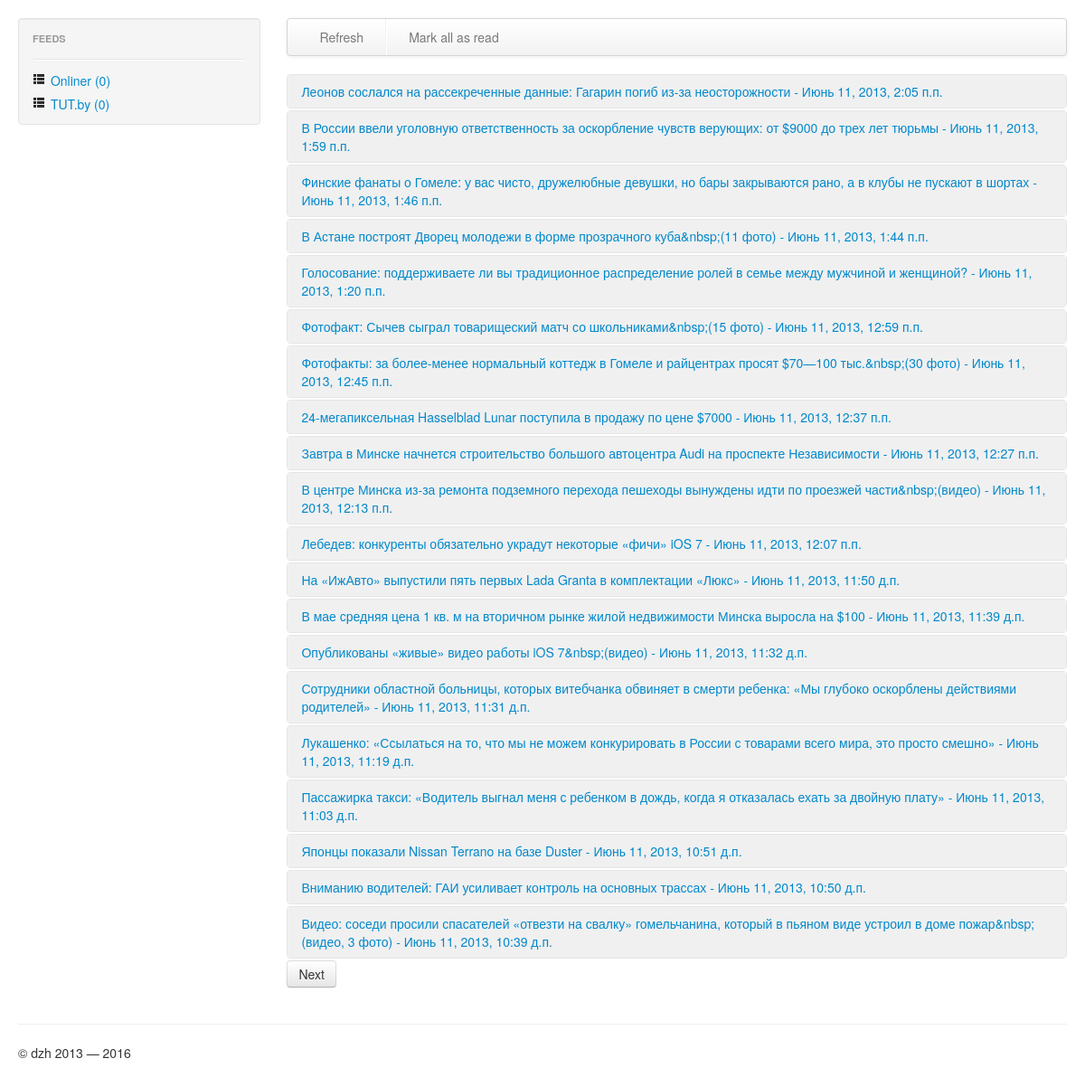
The page /reader/feeds/1/page on the database as committed earlier.
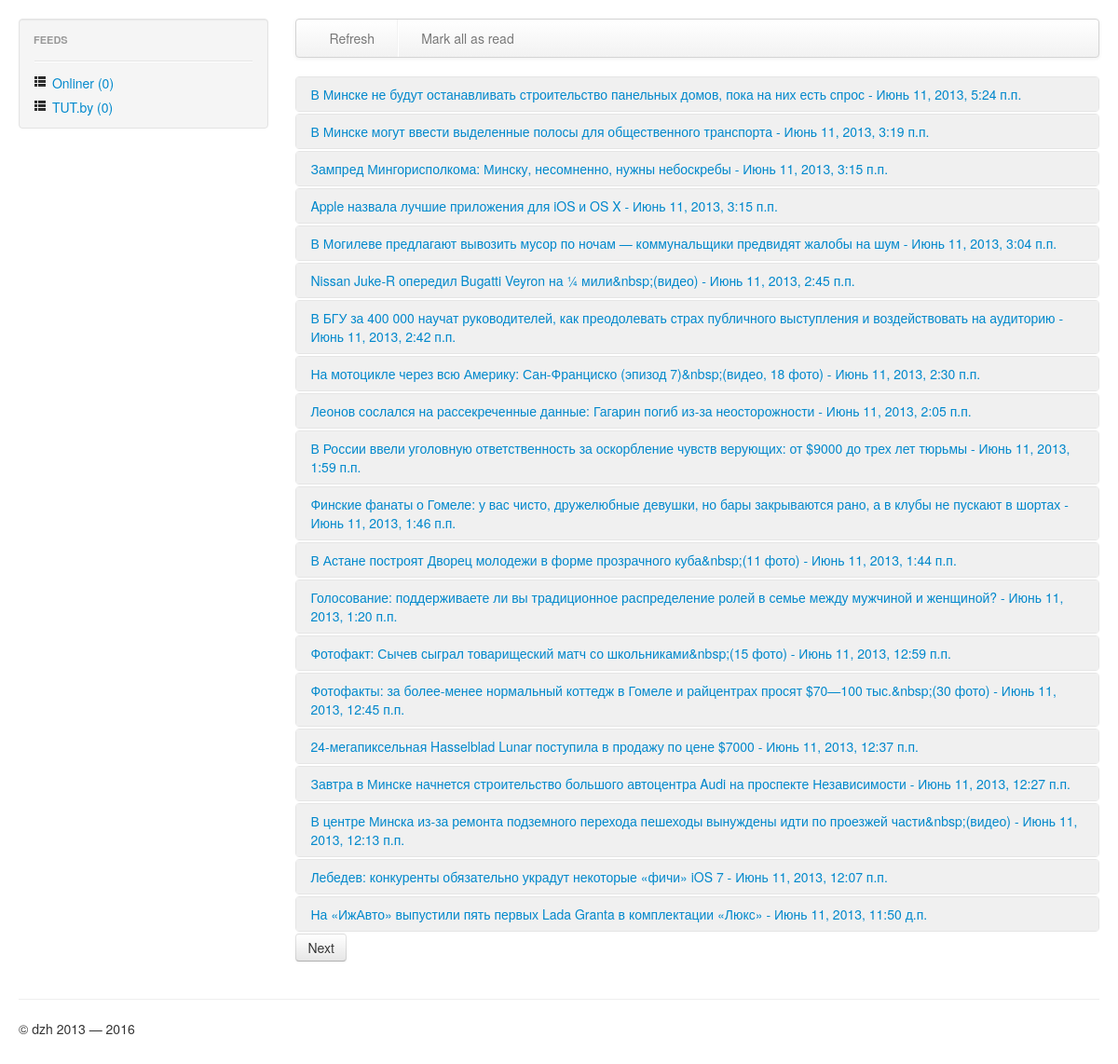
The same page on the database as committed later.
### reader/models.py (models this page shows, shortened)
class Feed(models.Model):
    name = models.CharField(max_length=255)
    link = models.URLField(max_length=255)
    stared = models.BooleanField(default=False)

class NewsLine(models.Model):
    feed = models.ForeignKey(Feed)
    published = models.DateTimeField()
    title = models.CharField(max_length=255)
    summary = models.TextField()
    link_id = models.CharField(max_length=255)
    readed = models.BooleanField(default=False)
    class Meta:
        unique_together = ('feed', 'link_id')

### reader/views.py (the view)
class NewsLineView(ListView):
    model = NewsLine
    paginate_by = 20
    def get_queryset(self):
        cnt = 1000
        return NewsLine.objects.filter(feed__exact=self.kwargs['pk']).\
            order_by('-published')[:cnt]

### reader/templatetags/showfeeds.py (called while the page is built)
@register.inclusion_tag('reader/reader_feeds.html')
def show_feeds():
    feeds = Feed.objects.all()
    feeds_with_cnt = []
    for feed in feeds:
        newslines = NewsLine.objects.filter(feed__exact=feed.id). \
            exclude(readed__exact=True)
        feeds_with_cnt.append((newslines.count(), feed))
    return {'feeds': feeds_with_cnt}

### reader/templates/reader/newsline_list.html (shortened to what this page needs)
{% extends "base.html" %}
{% block content %}
{% for item in object_list %}
<div class="accordion-group">
    <div class="accordion-heading {% if item.readed %} readed {% endif %}">
        <a class="accordion-toggle" data-toggle="collapse" data-parent="#news" href="#item{{ item.id }}" value="{{ item.id }}">{{ item.title }} - {{ item.published }}</a>
    </div>
</div>
{% endfor %}
<div>
    {% if page_obj.has_next %}
    <a href="page{{ page_obj.next_page_number }}">
    <button id="btn_nextnews" type="button" class="btn">Next</button>
    </a>
    {% endif %}
</div>
{% endblock %}

### templates/base.html (shortened to what this page needs)
{% load staticfiles %}
{% load showfeeds %}
<!DOCTYPE HTML PUBLIC "-//W3C//DTD HTML 4.01//EN"
    "http://www.w3.org/TR/html4/strict.dtd">
<html>
  <head>
    <link href="{% static 'css/bootstrap.min.css' %}" rel="stylesheet">
    <link href="{% static 'css/bootstrap-responsive.min.css' %}" rel="stylesheet">
  </head>
  <body>
    <div class="container-fluid">
      <div class="row-fluid">
        <div class="span3">
          <div class="well sidebar-nav">
            {% show_feeds %}
          </div>
        </div>
        <div class="span9">
          <div class="navbar">
          	<div class="navbar-inner">
          		<ul class="nav">
          			<li id="btn_refresh"><a href="#">Refresh</a></li>
          			<li class="divider-vertical"></li>
          			<li id="btn_markasread"><a href="#">Mark all as read</a></li>
          		</ul>
          	</div>
          </div>
          <div id="news" class="accordion">
            {% block content %}
            {% endblock %}
          </div>
        </div>
      </div>
      <hr>
      <footer>
        <p>&copy; dzh 2013 &mdash; 2016</p>
      </footer>
    </div>
  </body>
</html>

### reader/templates/reader/reader_feeds.html
<ul class="nav nav-list">
    <li class="nav-header">Feeds</li>
    <li class="divider"></li>
    {% for unread_cnt, item in feeds %}
    <li>
    	<a href="{% url 'feed_news' item.id %}">
    		{% if item.stared %}
  				<i class="icon-star"></i>
  			{% else %}
  				<i class="icon-th-list"></i>
  			{% endif %}
    		{{ item.name }} ({{ unread_cnt }})
    	</a>
    </li>
    {% endfor %}
</ul>

### templates/base.html (style rules this page uses)
body { padding-top: 20px; padding-bottom: 40px; }
.sidebar-nav { padding: 9px 0; }
div.readed { background-color: #F0F0F0; }

Rows that differ between the two databases and show on the page:
no longer on this page (row unchanged): NewsLine: {{ item.id }} 561 (drawn), title "В мае средняя цена 1 кв. м на вторичном рынке жилой недвижимости Минска выросла на $100", published "Июнь 11, 2013, 11:39 д.п."
no longer on this page (row unchanged): NewsLine: {{ item.id }} 562 (drawn), title "Опубликованы «живые» видео работы iOS 7&nbsp;(видео)", published "Июнь 11, 2013, 11:32 д.п."
no longer on this page (row unchanged): NewsLine: {{ item.id }} 563 (drawn), title "Сотрудники областной больницы, которых витебчанка обвиняет в смерти ребенка: «Мы глубоко оскорблены действиями родителей»", published "Июнь 11, 2013, 11:31 д.п."
no longer on this page (row unchanged): NewsLine: {{ item.id }} 564 (drawn), title "Лукашенко: «Ссылаться на то, что мы не можем конкурировать в России с товарами всего мира, это просто смешно»", published "Июнь 11, 2013, 11:19 д.п."
no longer on this page (row unchanged): NewsLine: {{ item.id }} 565 (drawn), title "Пассажирка такси: «Водитель выгнал меня с ребенком в дождь, когда я отказалась ехать за двойную плату»", published "Июнь 11, 2013, 11:03 д.п."
no longer on this page (row unchanged): NewsLine: {{ item.id }} 566 (drawn), title "Японцы показали Nissan Terrano на базе Duster", published "Июнь 11, 2013, 10:51 д.п."
no longer on this page (row unchanged): NewsLine: {{ item.id }} 567 (drawn), title "Вниманию водителей: ГАИ усиливает контроль на основных трассах", published "Июнь 11, 2013, 10:50 д.п."
no longer on this page (row unchanged): NewsLine: {{ item.id }} 568 (drawn), title "Видео: соседи просили спасателей «отвезти на свалку» гомельчанина, который в пьяном виде устроил в доме пожар&nbsp;(видео, 3 фото)", published "Июнь 11, 2013, 10:39 д.п."
added NewsLine: {{ item.id }} 698 (drawn), title "В Минске не будут останавливать строительство панельных домов, пока на них есть спрос", published "Июнь 11, 2013, 5:24 п.п."
added NewsLine: {{ item.id }} 699 (drawn), title "В Минске могут ввести выделенные полосы для общественного транспорта", published "Июнь 11, 2013, 3:19 п.п."
added NewsLine: {{ item.id }} 700 (drawn), title "Зампред Мингорисполкома: Минску, несомненно, нужны небоскребы", published "Июнь 11, 2013, 3:15 п.п."
added NewsLine: {{ item.id }} 701 (drawn), title "Apple назвала лучшие приложения для iOS и OS X", published "Июнь 11, 2013, 3:15 п.п."
added NewsLine: {{ item.id }} 702 (drawn), title "В Могилеве предлагают вывозить мусор по ночам — коммунальщики предвидят жалобы на шум", published "Июнь 11, 2013, 3:04 п.п."
added NewsLine: {{ item.id }} 703 (drawn), title "Nissan Juke-R опередил Bugatti Veyron на ¼ мили&nbsp;(видео)", published "Июнь 11, 2013, 2:45 п.п."
added NewsLine: {{ item.id }} 704 (drawn), title "В БГУ за 400 000 научат руководителей, как преодолевать страх публичного выступления и воздействовать на аудиторию", published "Июнь 11, 2013, 2:42 п.п."
added NewsLine: {{ item.id }} 705 (drawn), title "На мотоцикле через всю Америку: Сан-Франциско (эпизод 7)&nbsp;(видео, 18 фото)", published "Июнь 11, 2013, 2:30 п.п."
